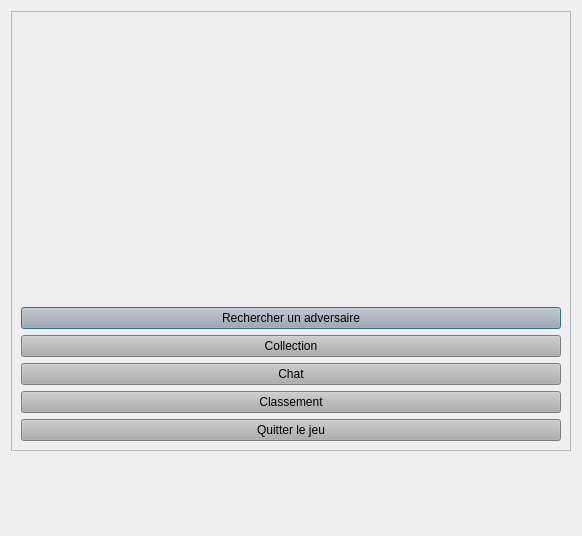
<?xml version="1.0" encoding="UTF-8"?>
<ui version="4.0">
 <class>mainMenu</class>
 <widget class="QDialog" name="mainMenu">
  <property name="geometry">
   <rect>
    <x>0</x>
    <y>0</y>
    <width>582</width>
    <height>536</height>
   </rect>
  </property>
  <property name="palette">
   <palette>
    <active/>
    <inactive/>
    <disabled/>
   </palette>
  </property>
  <property name="windowTitle">
   <string>Menu principal</string>
  </property>
  <property name="windowIcon">
   <iconset>
    <normaloff>img/wizardPokerLogo.png</normaloff>img/wizardPokerLogo.png</iconset>
  </property>
  <property name="autoFillBackground">
   <bool>false</bool>
  </property>
  <property name="styleSheet">
   <string notr="true">background: url(:/img/img/menuBg.png); background-position: fixed</string>
  </property>
  <layout class="QGridLayout" name="gridLayout">
   <item row="0" column="0">
    <widget class="QFrame" name="frame">
     <property name="frameShape">
      <enum>QFrame::StyledPanel</enum>
     </property>
     <property name="frameShadow">
      <enum>QFrame::Raised</enum>
     </property>
     <layout class="QVBoxLayout" name="verticalLayout">
      <item>
       <widget class="QLabel" name="myPix">
        <property name="maximumSize">
         <size>
          <width>1000</width>
          <height>1000</height>
         </size>
        </property>
        <property name="layoutDirection">
         <enum>Qt::LeftToRight</enum>
        </property>
        <property name="styleSheet">
         <string notr="true">background: transparent</string>
        </property>
        <property name="text">
         <string/>
        </property>
        <property name="pixmap">
         <pixmap resource="resources.qrc">:/img/img/wizardPoker.png</pixmap>
        </property>
        <property name="alignment">
         <set>Qt::AlignCenter</set>
        </property>
       </widget>
      </item>
      <item>
       <widget class="QPushButton" name="duelButton">
        <property name="palette">
         <palette>
          <active>
           <colorrole role="Button">
            <brush brushstyle="SolidPattern">
             <color alpha="255">
              <red>173</red>
              <green>173</green>
              <blue>173</blue>
             </color>
            </brush>
           </colorrole>
           <colorrole role="Base">
            <brush brushstyle="SolidPattern">
             <color alpha="255">
              <red>173</red>
              <green>173</green>
              <blue>173</blue>
             </color>
            </brush>
           </colorrole>
           <colorrole role="Window">
            <brush brushstyle="SolidPattern">
             <color alpha="255">
              <red>173</red>
              <green>173</green>
              <blue>173</blue>
             </color>
            </brush>
           </colorrole>
          </active>
          <inactive>
           <colorrole role="Button">
            <brush brushstyle="SolidPattern">
             <color alpha="255">
              <red>173</red>
              <green>173</green>
              <blue>173</blue>
             </color>
            </brush>
           </colorrole>
           <colorrole role="Base">
            <brush brushstyle="SolidPattern">
             <color alpha="255">
              <red>173</red>
              <green>173</green>
              <blue>173</blue>
             </color>
            </brush>
           </colorrole>
           <colorrole role="Window">
            <brush brushstyle="SolidPattern">
             <color alpha="255">
              <red>173</red>
              <green>173</green>
              <blue>173</blue>
             </color>
            </brush>
           </colorrole>
          </inactive>
          <disabled>
           <colorrole role="Button">
            <brush brushstyle="SolidPattern">
             <color alpha="255">
              <red>173</red>
              <green>173</green>
              <blue>173</blue>
             </color>
            </brush>
           </colorrole>
           <colorrole role="Base">
            <brush brushstyle="SolidPattern">
             <color alpha="255">
              <red>173</red>
              <green>173</green>
              <blue>173</blue>
             </color>
            </brush>
           </colorrole>
           <colorrole role="Window">
            <brush brushstyle="SolidPattern">
             <color alpha="255">
              <red>173</red>
              <green>173</green>
              <blue>173</blue>
             </color>
            </brush>
           </colorrole>
          </disabled>
         </palette>
        </property>
        <property name="layoutDirection">
         <enum>Qt::LeftToRight</enum>
        </property>
        <property name="autoFillBackground">
         <bool>false</bool>
        </property>
        <property name="styleSheet">
         <string notr="true">background: rgb(173, 173, 173)</string>
        </property>
        <property name="text">
         <string>Rechercher un adversaire</string>
        </property>
       </widget>
      </item>
      <item>
       <widget class="QPushButton" name="pushButton_2">
        <property name="palette">
         <palette>
          <active>
           <colorrole role="Button">
            <brush brushstyle="SolidPattern">
             <color alpha="255">
              <red>173</red>
              <green>173</green>
              <blue>173</blue>
             </color>
            </brush>
           </colorrole>
           <colorrole role="Base">
            <brush brushstyle="SolidPattern">
             <color alpha="255">
              <red>173</red>
              <green>173</green>
              <blue>173</blue>
             </color>
            </brush>
           </colorrole>
           <colorrole role="Window">
            <brush brushstyle="SolidPattern">
             <color alpha="255">
              <red>173</red>
              <green>173</green>
              <blue>173</blue>
             </color>
            </brush>
           </colorrole>
          </active>
          <inactive>
           <colorrole role="Button">
            <brush brushstyle="SolidPattern">
             <color alpha="255">
              <red>173</red>
              <green>173</green>
              <blue>173</blue>
             </color>
            </brush>
           </colorrole>
           <colorrole role="Base">
            <brush brushstyle="SolidPattern">
             <color alpha="255">
              <red>173</red>
              <green>173</green>
              <blue>173</blue>
             </color>
            </brush>
           </colorrole>
           <colorrole role="Window">
            <brush brushstyle="SolidPattern">
             <color alpha="255">
              <red>173</red>
              <green>173</green>
              <blue>173</blue>
             </color>
            </brush>
           </colorrole>
          </inactive>
          <disabled>
           <colorrole role="Button">
            <brush brushstyle="SolidPattern">
             <color alpha="255">
              <red>173</red>
              <green>173</green>
              <blue>173</blue>
             </color>
            </brush>
           </colorrole>
           <colorrole role="Base">
            <brush brushstyle="SolidPattern">
             <color alpha="255">
              <red>173</red>
              <green>173</green>
              <blue>173</blue>
             </color>
            </brush>
           </colorrole>
           <colorrole role="Window">
            <brush brushstyle="SolidPattern">
             <color alpha="255">
              <red>173</red>
              <green>173</green>
              <blue>173</blue>
             </color>
            </brush>
           </colorrole>
          </disabled>
         </palette>
        </property>
        <property name="styleSheet">
         <string notr="true">background: rgb(173, 173, 173)</string>
        </property>
        <property name="text">
         <string>Collection</string>
        </property>
       </widget>
      </item>
      <item>
       <widget class="QPushButton" name="chatButton">
        <property name="palette">
         <palette>
          <active>
           <colorrole role="Button">
            <brush brushstyle="SolidPattern">
             <color alpha="255">
              <red>173</red>
              <green>173</green>
              <blue>173</blue>
             </color>
            </brush>
           </colorrole>
           <colorrole role="Base">
            <brush brushstyle="SolidPattern">
             <color alpha="255">
              <red>173</red>
              <green>173</green>
              <blue>173</blue>
             </color>
            </brush>
           </colorrole>
           <colorrole role="Window">
            <brush brushstyle="SolidPattern">
             <color alpha="255">
              <red>173</red>
              <green>173</green>
              <blue>173</blue>
             </color>
            </brush>
           </colorrole>
          </active>
          <inactive>
           <colorrole role="Button">
            <brush brushstyle="SolidPattern">
             <color alpha="255">
              <red>173</red>
              <green>173</green>
              <blue>173</blue>
             </color>
            </brush>
           </colorrole>
           <colorrole role="Base">
            <brush brushstyle="SolidPattern">
             <color alpha="255">
              <red>173</red>
              <green>173</green>
              <blue>173</blue>
             </color>
            </brush>
           </colorrole>
           <colorrole role="Window">
            <brush brushstyle="SolidPattern">
             <color alpha="255">
              <red>173</red>
              <green>173</green>
              <blue>173</blue>
             </color>
            </brush>
           </colorrole>
          </inactive>
          <disabled>
           <colorrole role="Button">
            <brush brushstyle="SolidPattern">
             <color alpha="255">
              <red>173</red>
              <green>173</green>
              <blue>173</blue>
             </color>
            </brush>
           </colorrole>
           <colorrole role="Base">
            <brush brushstyle="SolidPattern">
             <color alpha="255">
              <red>173</red>
              <green>173</green>
              <blue>173</blue>
             </color>
            </brush>
           </colorrole>
           <colorrole role="Window">
            <brush brushstyle="SolidPattern">
             <color alpha="255">
              <red>173</red>
              <green>173</green>
              <blue>173</blue>
             </color>
            </brush>
           </colorrole>
          </disabled>
         </palette>
        </property>
        <property name="styleSheet">
         <string notr="true">background: rgb(173, 173, 173)</string>
        </property>
        <property name="text">
         <string>Chat</string>
        </property>
       </widget>
      </item>
      <item>
       <widget class="QPushButton" name="pushButton_4">
        <property name="palette">
         <palette>
          <active>
           <colorrole role="Button">
            <brush brushstyle="SolidPattern">
             <color alpha="255">
              <red>173</red>
              <green>173</green>
              <blue>173</blue>
             </color>
            </brush>
           </colorrole>
           <colorrole role="Base">
            <brush brushstyle="SolidPattern">
             <color alpha="255">
              <red>173</red>
              <green>173</green>
              <blue>173</blue>
             </color>
            </brush>
           </colorrole>
           <colorrole role="Window">
            <brush brushstyle="SolidPattern">
             <color alpha="255">
              <red>173</red>
              <green>173</green>
              <blue>173</blue>
             </color>
            </brush>
           </colorrole>
          </active>
          <inactive>
           <colorrole role="Button">
            <brush brushstyle="SolidPattern">
             <color alpha="255">
              <red>173</red>
              <green>173</green>
              <blue>173</blue>
             </color>
            </brush>
           </colorrole>
           <colorrole role="Base">
            <brush brushstyle="SolidPattern">
             <color alpha="255">
              <red>173</red>
              <green>173</green>
              <blue>173</blue>
             </color>
            </brush>
           </colorrole>
           <colorrole role="Window">
            <brush brushstyle="SolidPattern">
             <color alpha="255">
              <red>173</red>
              <green>173</green>
              <blue>173</blue>
             </color>
            </brush>
           </colorrole>
          </inactive>
          <disabled>
           <colorrole role="Button">
            <brush brushstyle="SolidPattern">
             <color alpha="255">
              <red>173</red>
              <green>173</green>
              <blue>173</blue>
             </color>
            </brush>
           </colorrole>
           <colorrole role="Base">
            <brush brushstyle="SolidPattern">
             <color alpha="255">
              <red>173</red>
              <green>173</green>
              <blue>173</blue>
             </color>
            </brush>
           </colorrole>
           <colorrole role="Window">
            <brush brushstyle="SolidPattern">
             <color alpha="255">
              <red>173</red>
              <green>173</green>
              <blue>173</blue>
             </color>
            </brush>
           </colorrole>
          </disabled>
         </palette>
        </property>
        <property name="styleSheet">
         <string notr="true">background: rgb(173, 173, 173)</string>
        </property>
        <property name="text">
         <string>Classement</string>
        </property>
       </widget>
      </item>
      <item>
       <widget class="QPushButton" name="pushButton_5">
        <property name="palette">
         <palette>
          <active>
           <colorrole role="Button">
            <brush brushstyle="SolidPattern">
             <color alpha="255">
              <red>173</red>
              <green>173</green>
              <blue>173</blue>
             </color>
            </brush>
           </colorrole>
           <colorrole role="Base">
            <brush brushstyle="SolidPattern">
             <color alpha="255">
              <red>173</red>
              <green>173</green>
              <blue>173</blue>
             </color>
            </brush>
           </colorrole>
           <colorrole role="Window">
            <brush brushstyle="SolidPattern">
             <color alpha="255">
              <red>173</red>
              <green>173</green>
              <blue>173</blue>
             </color>
            </brush>
           </colorrole>
          </active>
          <inactive>
           <colorrole role="Button">
            <brush brushstyle="SolidPattern">
             <color alpha="255">
              <red>173</red>
              <green>173</green>
              <blue>173</blue>
             </color>
            </brush>
           </colorrole>
           <colorrole role="Base">
            <brush brushstyle="SolidPattern">
             <color alpha="255">
              <red>173</red>
              <green>173</green>
              <blue>173</blue>
             </color>
            </brush>
           </colorrole>
           <colorrole role="Window">
            <brush brushstyle="SolidPattern">
             <color alpha="255">
              <red>173</red>
              <green>173</green>
              <blue>173</blue>
             </color>
            </brush>
           </colorrole>
          </inactive>
          <disabled>
           <colorrole role="Button">
            <brush brushstyle="SolidPattern">
             <color alpha="255">
              <red>173</red>
              <green>173</green>
              <blue>173</blue>
             </color>
            </brush>
           </colorrole>
           <colorrole role="Base">
            <brush brushstyle="SolidPattern">
             <color alpha="255">
              <red>173</red>
              <green>173</green>
              <blue>173</blue>
             </color>
            </brush>
           </colorrole>
           <colorrole role="Window">
            <brush brushstyle="SolidPattern">
             <color alpha="255">
              <red>173</red>
              <green>173</green>
              <blue>173</blue>
             </color>
            </brush>
           </colorrole>
          </disabled>
         </palette>
        </property>
        <property name="styleSheet">
         <string notr="true">background: rgb(173, 173, 173)</string>
        </property>
        <property name="text">
         <string>Quitter le jeu</string>
        </property>
       </widget>
      </item>
     </layout>
    </widget>
   </item>
   <item row="1" column="0">
    <widget class="QLabel" name="pub">
     <property name="maximumSize">
      <size>
       <width>16777213</width>
       <height>68</height>
      </size>
     </property>
     <property name="styleSheet">
      <string notr="true">background:transparent
</string>
     </property>
     <property name="text">
      <string/>
     </property>
    </widget>
   </item>
  </layout>
 </widget>
 <resources>
  <include location="resources.qrc"/>
 </resources>
 <connections/>
</ui>
